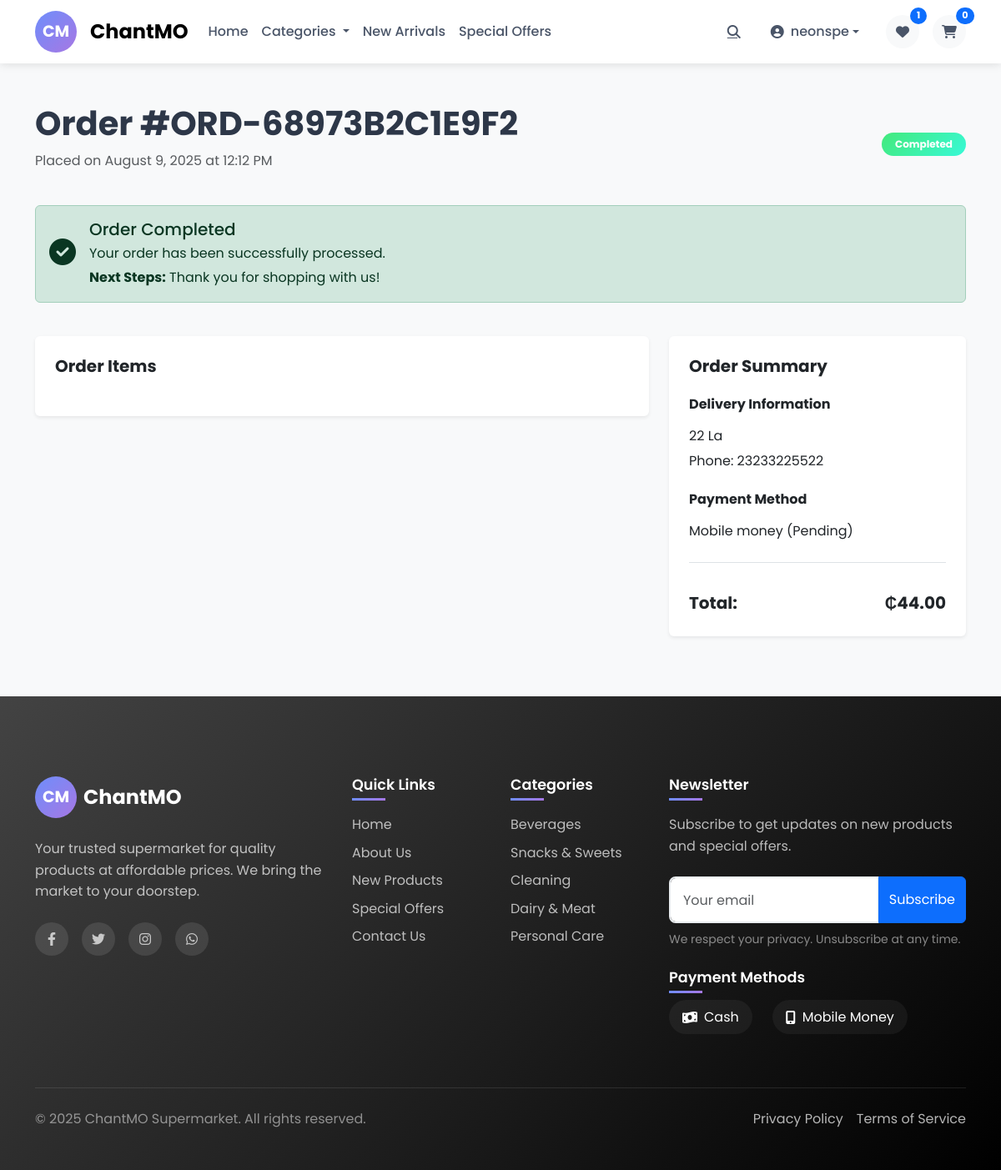
Page /chantmo-supa/order-details.php?id=1 (signed in) on the committed database.
### tables this page shows
CREATE TABLE IF NOT EXISTS `orders` (
  `id` int NOT NULL AUTO_INCREMENT,
  `user_id` int NOT NULL,
  `order_number` varchar(20) NOT NULL,
  `total_amount` decimal(10,2) NOT NULL,
  `payment_method` enum('cash','mobile_money') NOT NULL,
  `payment_status` enum('pending','paid') DEFAULT 'pending',
  `status` enum('pending','processing','completed','cancelled') DEFAULT 'pending',
  `address` text,
  `phone` varchar(20) DEFAULT NULL,
  `notes` text,
  `admin_notes` text,
  `created_at` timestamp NULL DEFAULT CURRENT_TIMESTAMP,
  `updated_at` timestamp NULL DEFAULT CURRENT_TIMESTAMP ON UPDATE CURRENT_TIMESTAMP,
  `deleted_at` timestamp NULL DEFAULT NULL,
  PRIMARY KEY (`id`),
  KEY `user_id` (`user_id`)
);

### chantmo-supa/includes/Order.php (called while the page is built, shortened)
<?php
class Order {
    public static function getOrderWithItems($orderId, $userId = null) {
    global $pdo;
    $sql = "SELECT o.*, u.username, u.email
            FROM orders o
            JOIN users u ON o.user_id = u.id
            WHERE o.id = ?";
    if ($userId !== null) {
        $sql .= " AND o.user_id = ?";
    }
    $stmt = $pdo->prepare($sql);
    $params = $userId !== null ? [$orderId, $userId] : [$orderId];
    $stmt->execute($params);
    $order = $stmt->fetch();
    $stmt = $pdo->prepare("
        SELECT oi.*, p.name, p.image_url, p.price as original_price
        FROM order_items oi
        JOIN products p ON oi.product_id = p.id
        WHERE oi.order_id = ?
    ");
    $stmt->execute([$orderId]);
    $order['items'] = $stmt->fetchAll();
    return $order;
}
}
?>

### chantmo-supa/order-details.php (the view, shortened to what this page needs)
<?php
require_once __DIR__ . '/includes/auth.php';
require_once __DIR__ . '/includes/Order.php';
$orderId = $_GET['id'] ?? 0;
$order = Order::getOrderWithItems($orderId, $_SESSION['user_id']);
$statusMessages = [
    'pending' => [
        'title' => 'Order Received',
        'message' => 'We\'ve received your order and will process it soon.',
        'icon' => 'fas fa-clock',
        'next_steps' => 'Please wait while we prepare your order.'
    ],
    'processing' => [
        'title' => 'Processing Order',
        'message' => 'Your order is being prepared.',
        'icon' => 'fas fa-cog',
        'next_steps' => 'We\'re getting your items ready.'
    ],
    'completed' => [
        'title' => 'Order Completed',
        'message' => 'Your order has been successfully processed.',
        'icon' => 'fas fa-check-circle',
        'next_steps' => 'Thank you for shopping with us!'
    ],
    'cancelled' => [
        'title' => 'Order Cancelled',
        'message' => 'This order has been cancelled.',
        'icon' => 'fas fa-times-circle',
        'next_steps' => 'Please contact us if you have any questions.'
    ]
];
$statusInfo = $statusMessages[$order['status']] ?? [
    'title' => 'Order Status',
    'message' => 'We\'re processing your order.',
    'icon' => 'fas fa-info-circle',
    'next_steps' => ''
];
require_once __DIR__ . '/includes/header.php';
?>
<div class="container py-5">
    <div class="row mb-4">
        <div class="col-12">
            <div class="d-flex justify-content-between align-items-center">
                <div>
                    <h1 class="fw-bold mb-2">Order #<?= htmlspecialchars($order['order_number']) ?></h1>
                    <p class="text-muted">Placed on <?= date('F j, Y \a\t g:i A', strtotime($order['created_at'])) ?></p>
                </div>
                <div>
                    <span class="badge bg-<?=
                        $order['status'] === 'pending' ? 'warning' :
                        ($order['status'] === 'processing' ? 'info' :
                        ($order['status'] === 'completed' ? 'success' : 'danger'))
                    ?> rounded-pill px-3 py-2">
                        <?= ucfirst($order['status']) ?>
                    </span>
                </div>
            </div>
        </div>
    </div>
<div class="row mb-4">
    <div class="col-12">
        <div class="alert alert-<?=
            $order['status'] === 'pending' ? 'warning' :
            ($order['status'] === 'processing' ? 'info' :
            ($order['status'] === 'completed' ? 'success' : 'danger'))
        ?> d-flex align-items-center">
            <div class="me-3">
                <i class="<?= $statusInfo['icon'] ?> fa-2x"></i>
            </div>
            <div>
                <h5 class="alert-heading mb-1"><?= $statusInfo['title'] ?></h5>
                <p class="mb-1"><?= $statusInfo['message'] ?></p>
                <?php if ($statusInfo['next_steps']): ?>
                    <p class="mb-0"><strong>Next Steps:</strong> <?= $statusInfo['next_steps'] ?></p>
                <?php endif; ?>
            </div>
        </div>
    </div>
</div>
    <div class="row">
        <div class="col-lg-8 mb-4">
            <div class="card border-0 shadow-sm">
                <div class="card-body p-4">
                    <h5 class="card-title fw-bold mb-4">Order Items</h5>
                </div>
            </div>
        </div>
        <div class="col-lg-4 mb-4">
            <div class="card border-0 shadow-sm">
                <div class="card-body p-4">
                    <h5 class="card-title fw-bold mb-4">Order Summary</h5>
<div class="mb-4">
    <h6 class="fw-bold mb-3">Delivery Information</h6>
    <p class="mb-1"><?= nl2br(htmlspecialchars($order['address'] ?? 'Address not provided')) ?></p>
    <p class="mb-0">Phone: <?= htmlspecialchars($order['phone'] ?? 'Phone not provided') ?></p>
</div>
                    <div class="mb-4">
                        <h6 class="fw-bold mb-3">Payment Method</h6>
                        <p class="mb-0">
                            <?= ucfirst(str_replace('_', ' ', $order['payment_method'])) ?>
                            (<?= $order['payment_status'] === 'paid' ? 'Paid' : 'Pending' ?>)
                        </p>
                    </div>
                    <div class="border-top pt-3">
                        <div class="d-flex justify-content-between fw-bold fs-5 mt-3">
                            <span>Total:</span>
                            <span>₵<?= number_format($order['total_amount'], 2) ?></span>
                        </div>
                    </div>
                </div>
            </div>
        </div>
    </div>
</div>
<?php require_once __DIR__ . '/includes/footer.php'; ?>

### chantmo-supa/includes/header.php (style rules this page uses)
:root { --primary-gradient: linear-gradient(135deg, #6e8efb, #a777e3); --secondary-gradient: linear-gradient(135deg, #f093fb, #f5576c); --dark-gradient: linear-gradient(135deg, #434343, #000000); --light-gradient: linear-gradient(135deg, #f5f7fa, #c3cfe2); --success-gradient: linear-gradient(135deg, #43e97b, #38f9d7); --warning-gradient: linear-gradient(135deg, #f6d365, #fda085); --danger-gradient: linear-gradient(135deg, #ff758c, #ff7eb3); --text-color: #2d3748; --text-light: #4a5568; --text-lighter: #718096; --bg-color: #f8f9fa; --border-radius: 0.5rem; --box-shadow: 0 4px 6px -1px rgba(0, 0, 0, 0.1), 0 2px 4px -1px rgba(0, 0, 0, 0.06); --box-shadow-lg: 0 10px 15px -3px rgba(0, 0, 0, 0.1), 0 4px 6px -2px rgba(0, 0, 0, 0.05); --transition: all 0.3s ease; }
* { margin: 0; padding: 0; box-sizing: border-box; }
html { scroll-behavior: smooth; }
body { font-family: 'Poppins', sans-serif; color: var(--text-color); background-color: var(--bg-color); line-height: 1.6; }
.bg-success { background: var(--success-gradient) !important; }

### rows in the picture
orders: order_number "ORD-68973B2C1E9F2", created_at "August 9, 2025 at 12:12 PM", status "Completed", status "Order Completed", status "Your order has been successfully processed.", status "Thank you for shopping with us!", address "22 La", phone "23233225522", payment_method "Mobile money", total_amount "44.00"

### other values in the picture
$_SESSION['username'] "neonspe"
Product::getWishlistCount($_SESSION['user_id']) "1"
Cart::getTotalItems() "0"
